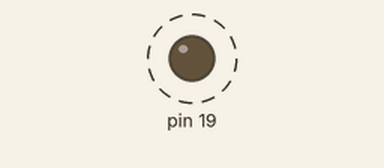
A sketch run on a simulated Arduino Uno, built with avr-gcc and run on an emulated ATmega328P. Shown: output pins drawn as LEDs (lit = HIGH). Dashed ring = blinking.

Above: at 0.5 s.
Timing chart, 0 to 3.0 s (numbered marks = the images above):
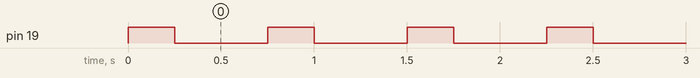

Measured:
- by itself, pin 19: alternates HIGH for 0.25 s and LOW for 0.50 s, 10 changes in all, then stays LOW

The sketch:

simon_lesson1.ino
```cpp
/* Code as it looks at the end of lesson 1. */

#include "PiezoBuzzer.h"

/*
 * Setup game sub-systems
 */
PiezoBuzzer buzzer(19);

constexpr byte BEEP_COUNT = 5;
byte beeps_sounded = 0;

void setup() {
  // Initialize the buzzer so it can be used.
  buzzer.begin();
}

void loop() {
  // If we have not beeped enough yet beep again
  if (beeps_sounded < BEEP_COUNT) {
    // Turn on buzzer
    buzzer.turnOn();
    // Leave buzzer on for 250 milliseconds
    delay(250);
    buzzer.turnOff();
    // Wait for half a second before we go on
    delay(500);
    // Increment the number of beeps we have sounded.
    beeps_sounded++;
  }
}
```

PiezoBuzzer.cpp
```cpp
#include "PiezoBuzzer.h"

void PiezoBuzzer::begin() const {
  pinMode(pin_, OUTPUT);
  digitalWrite(pin_, LOW);
}

void PiezoBuzzer::turnOn() const {
  digitalWrite(pin_, HIGH);
}

void PiezoBuzzer::turnOff() const {
  digitalWrite(pin_, LOW);
}
```

PiezoBuzzer.h
```cpp
#ifndef PEIZOBUZZER_H
#define PEIZOBUZZER_H

#include <Arduino.h>

/**
 * Class to control a piezo buzzer.
 */
class PiezoBuzzer {
private:
  const int pin_;

public:
  /**
   * Creates a new PiezoBuzzer class.
   *
   * @param pin Digital pin number of the pin which is connected to the positive side of the buzzer.
   */
  constexpr PiezoBuzzer(const int pin) : pin_(pin) {};

  /**
   * Initializies the buzzer IO pins.
   */
  void begin() const;

  /**
   * Turns on the buzzer.
   */
  void turnOn() const;

  /**
   * Turns off the buzzer.
   */
  void turnOff() const;
};

#endif // PEIZOBUZZER_H
```
